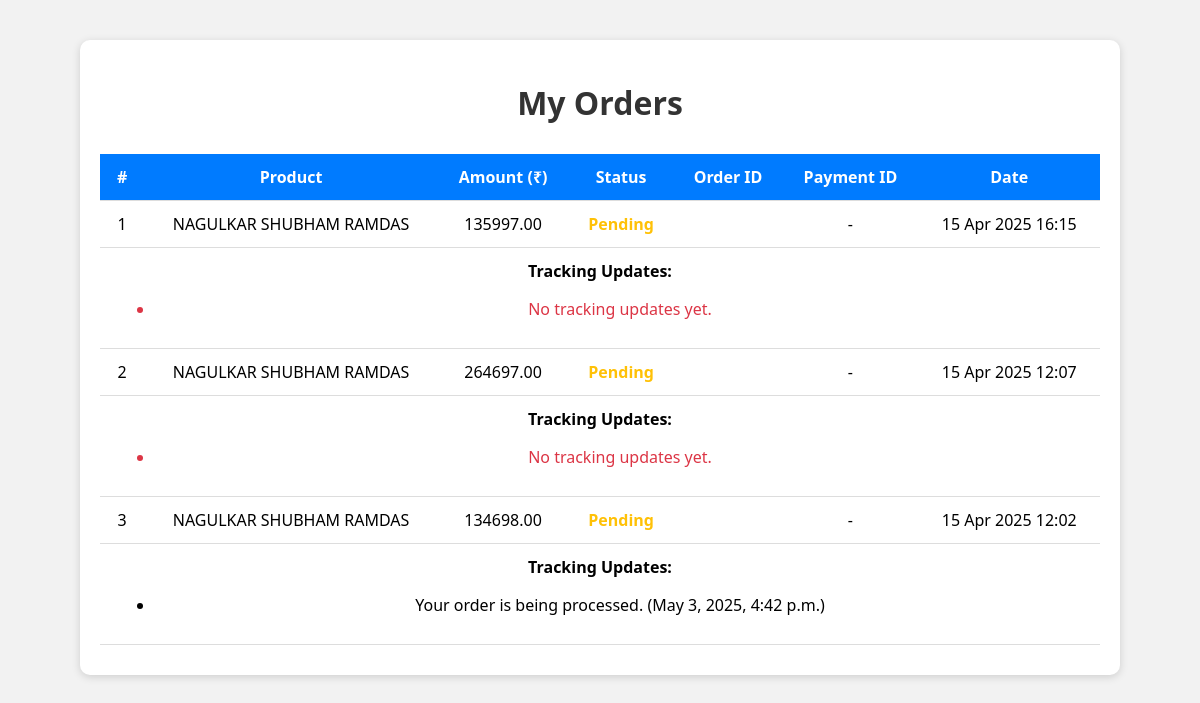
The page /myorder/ (signed in) on the database its author committed.
### ecommerceapp/models.py (models this page shows, shortened)
class Order(models.Model):
    user = models.ForeignKey(User, on_delete=models.CASCADE)  # Linked to the user
    name = models.CharField(max_length=100)
    email = models.EmailField()
    address1 = models.CharField(max_length=255)
    city = models.CharField(max_length=100)
    zip_code = models.CharField(max_length=20)
    phone = models.CharField(max_length=15)
    total_price = models.DecimalField(max_digits=10, decimal_places=2)
    razorpay_order_id = models.CharField(max_length=100, unique=True, null=True, blank=True)  # Add this field
    status = models.CharField(max_length=20, default="Pending")  # e.g., Pending, Paid, Shipped
    created_at = models.DateTimeField(auto_now_add=True)

class OrderUpdate(models.Model):
    update_id = models.AutoField(primary_key=True)
    order = models.ForeignKey(Order, on_delete=models.CASCADE, null=True, blank=True)  # ✅ Allows smooth migration
    update_desc = models.CharField(max_length=5000)
    timestamp = models.DateTimeField(auto_now_add=True)  # ✅ More precise timestamps

### ecommerceapp/views.py (the view)
# urls.py: path('myorder/', views.myorder, name='myorder'),
def myorder(request):
    if not request.user.is_authenticated:
        messages.warning(request, "Login & Try Again")
        return redirect('/login')
    orders = Order.objects.filter(user=request.user).order_by('-created_at')
    for order in orders:
        order.updates = OrderUpdate.objects.filter(order=order).order_by('-timestamp')  # ✅ Ensures updates are passed
    return render(request, 'myorder.html', {"orders": orders})  # ✅ Fix: Pass updates properly

### templates/myorder.html (shortened to what this page needs)
<!DOCTYPE html>
<html lang="en">
<head>
</head>
<body>
    <div class="container">
        <h1>My Orders</h1>
        {% if orders %}
            <table>
                <thead>
                    <tr>
                        <th>#</th>
                        <th>Product</th>
                        <th>Amount (₹)</th>
                        <th>Status</th>
                        <th>Order ID</th>
                        <th>Payment ID</th>
                        <th>Date</th>
                    </tr>
                </thead>
                <tbody>
                    {% for order in orders %}
                        <tr>
                            <td>{{ forloop.counter }}</td>
                            <td>{{ order.name }}</td>
                            <td>{{ order.total_price }}</td>
                            <td class="status-{{ order.status|lower }}">{{ order.status }}</td>
                            <td>
                            </td>
                            <td>
                                {% with payment=order.payment_set.first %}
                                    {{ payment.razorpay_payment_id|default:"-" }}
                                {% endwith %}
                            </td>
                            <td>{{ order.created_at|date:"d M Y H:i" }}</td>
                        </tr>
                        <tr>
                            <td colspan="7">
                                <strong>Tracking Updates:</strong>
                                <ul>
                                    {% for update in order.updates %}
                                        <li>{{ update.update_desc }} ({{ update.timestamp }})</li>
                                    {% empty %}
                                        <li style="color: #dc3545;">No tracking updates yet.</li>
                                    {% endfor %}
                                </ul>
                            </td>
                        </tr>
                    {% endfor %}
                </tbody>
            </table>
        {% else %}
            <div class="no-orders">You haven't placed any orders yet.</div>
        {% endif %}
    </div>
</body>
</html>

### templates/myorder.html (style rules this page uses)
body { font-family: 'Segoe UI', sans-serif; background: #f2f2f2; margin: 0; padding: 0; }
.container { max-width: 1000px; margin: 40px auto; padding: 20px; background: white; border-radius: 10px; box-shadow: 0 2px 8px rgba(0, 0, 0, 0.15); }
h1 { text-align: center; color: #333; margin-bottom: 30px; }
table { width: 100%; border-collapse: collapse; margin-bottom: 10px; }
th, td { padding: 12px 15px; border-bottom: 1px solid #ddd; text-align: center; }
th { background-color: #007bff; color: white; }
.status-pending { color: #ffc107; font-weight: bold; }

### rows shown on the page
Order: name "NAGULKAR SHUBHAM RAMDAS", total_price "135997.00", status "Pending", payment_set.first.razorpay_payment_id "-", created_at "15 Apr 2025 16:15"
Order: name "NAGULKAR SHUBHAM RAMDAS", total_price "264697.00", status "Pending", payment_set.first.razorpay_payment_id "-", created_at "15 Apr 2025 12:07"
Order: name "NAGULKAR SHUBHAM RAMDAS", total_price "134698.00", status "Pending", payment_set.first.razorpay_payment_id "-", created_at "15 Apr 2025 12:02"
OrderUpdate: update_desc "Your order is being processed.", timestamp "May 3, 2025, 4:42 p.m."
